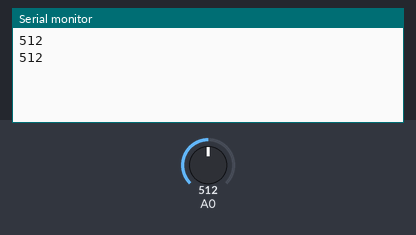
A sketch run on a simulated Arduino Uno, built with avr-gcc and run on an emulated ATmega328P. Parts: the last lines printed to the serial monitor. The inputs (shaded band) are chosen by the test bench; at power-on: A0 = 512.

Above: at 1.8 s.
1.9 s: A0 set to 716
At 2.8 s:
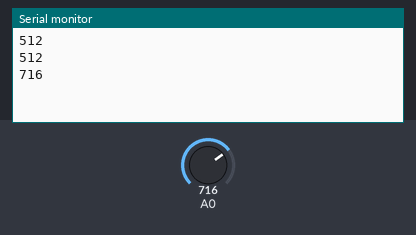
3.4 s: A0 set to 900
At 4.7 s:
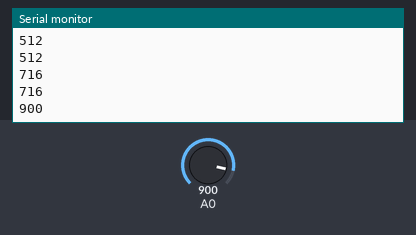
Timing chart, 0 to 6.4 s (numbered marks = the images above; inputs shaded):
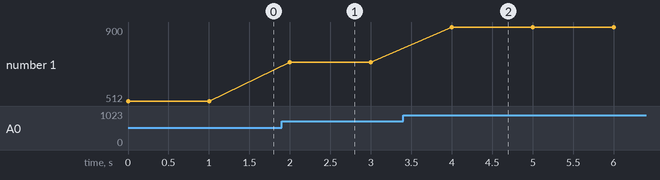

Measured:
- after the input at 1.9 s, the serial monitor: prints a new line after 0.10 s (image 1)
- after the input at 3.4 s, the serial monitor: prints a new line after 0.60 s (image 2)
- plotted number 1: 512 → 716 after the input at 1.9 s, 716 → 900 after the input at 3.4 s

The sketch:

read_voltage_analog.ino
```cpp
// the setup routine runs once when you press reset:
void setup() {
  // initialize serial communication at 9600 bits per second:
  Serial.begin(9600);
}

// the loop routine runs over and over again forever:
void loop() {
  String result_sensor_1;
  // read the input on analog pin 0:
  int sensorValue = analogRead(A0);
  Serial.println(sensorValue);
  delay(1000);        // delay in between reads for stability
}
```
